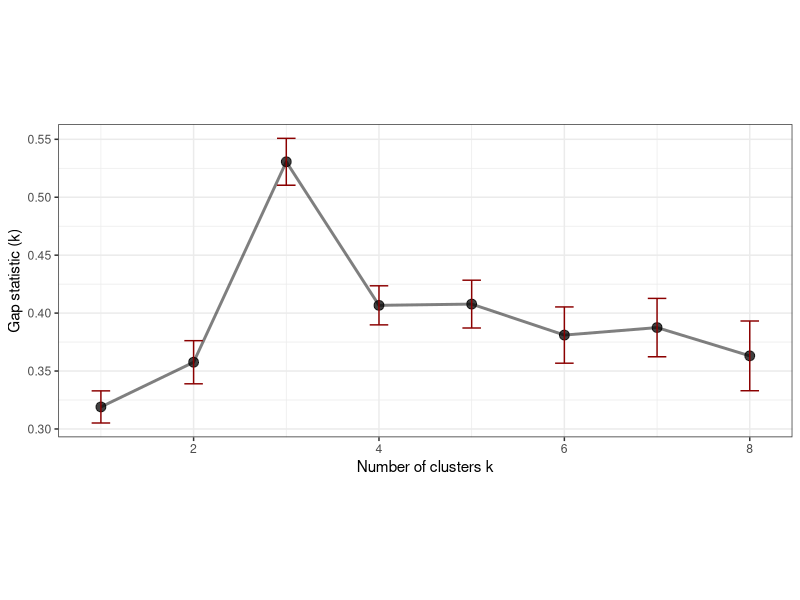
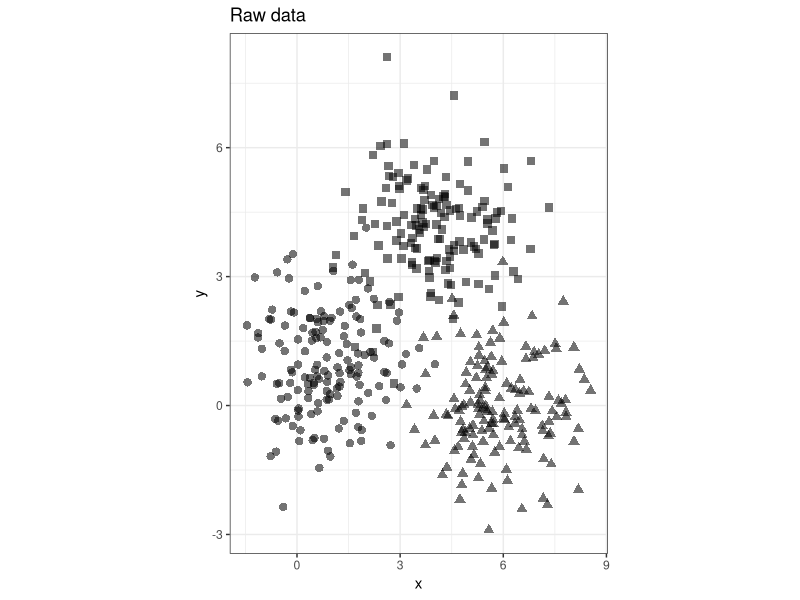
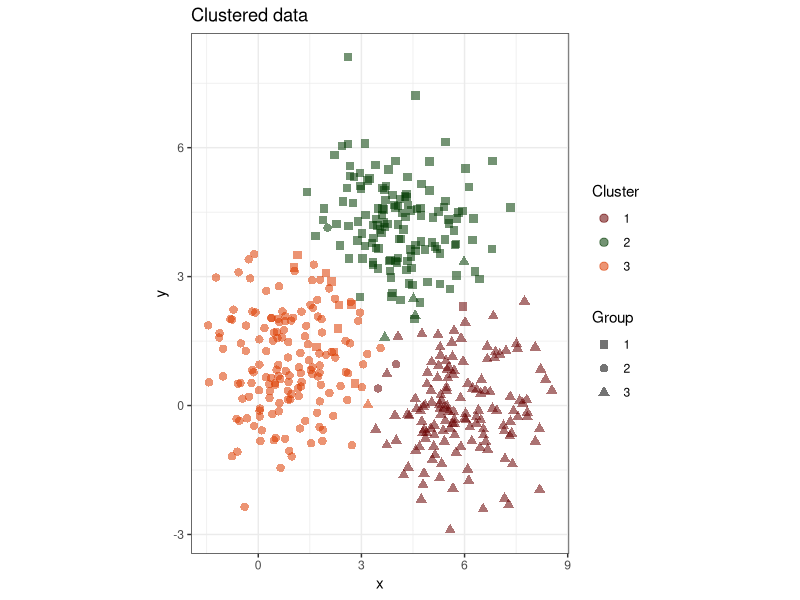
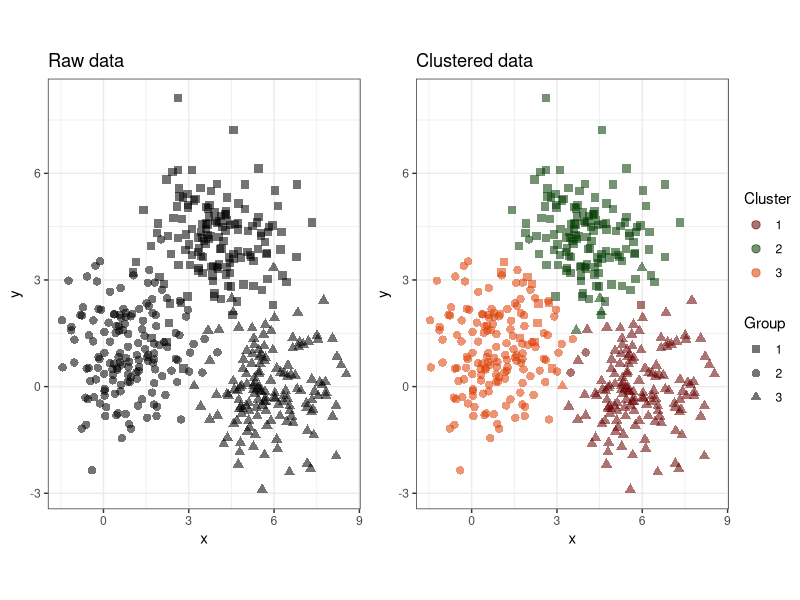
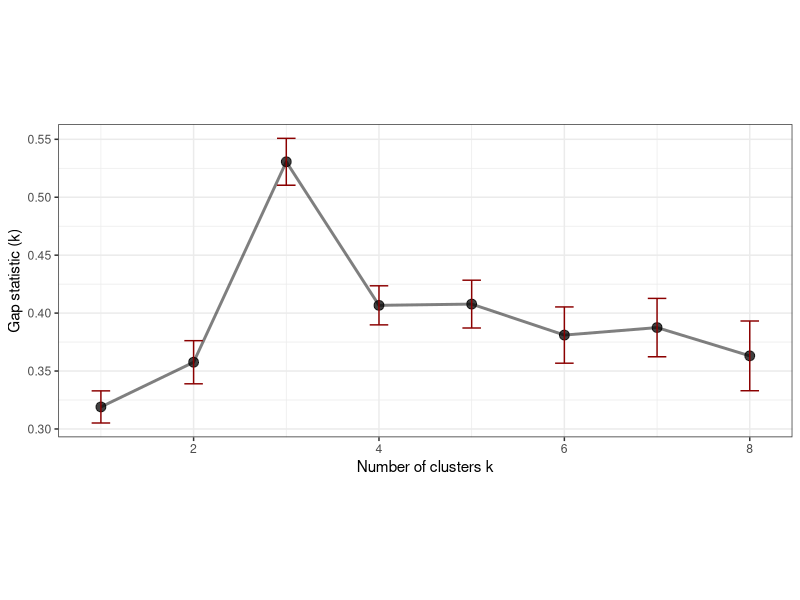
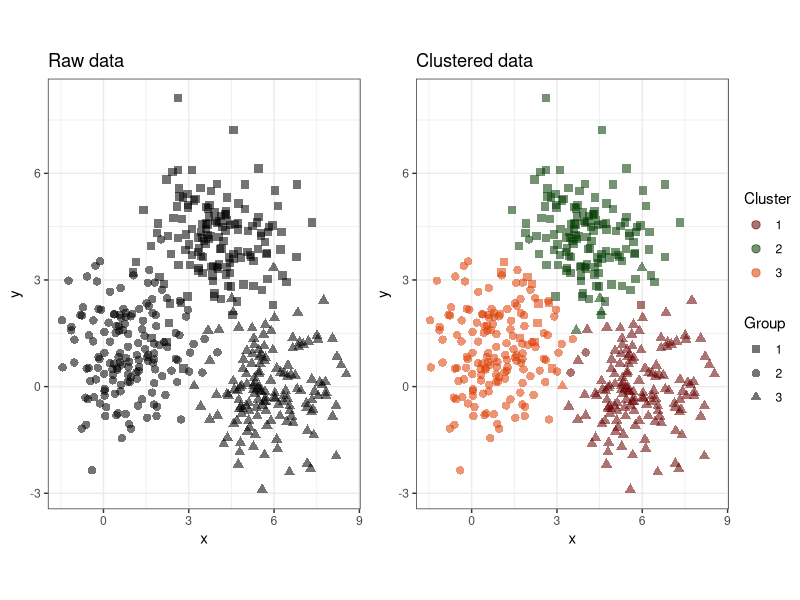

Recreate these plots in R, in order. (Note: this script raises an error after producing the figures.)
library(data.table); library(ggplot2); library(ggpubr); library(cluster)

dir.create(path = "./figs/cl/", 
           showWarnings = FALSE, 
           recursive = TRUE)

dta <- lapply(
  X = list(c(4, 4),
           c(1, 1),
           c(6, 0)),
  FUN = function (x) {

    n <- sample(x = 145:160,
                size = 1)
    sigma <- matrix(data = c(1.25, 0, 0, 1.25),
                    nrow = 2)

    out <- as.data.table(
      mvtnorm::rmvnorm(n = n,
                       mean = x,
                       sigma = sigma)
    )

    names(x = out) <- c("x", "y")

    out
  }
)

names(x = dta) <- seq_along(along.with = dta)
dta <- rbindlist(l = dta,
                 idcol = "lab")

k <- function(x, k) {
  list(cluster = kmeans(x = x,
                        centers = k))
}

g <- clusGap(x = dta[, .(x, y)], 
             FUN = k, 
             K.max = 8, 
             B = 20)

(gap <- ggplot(data = as.data.frame(x = g$Tab),
               mapping = aes(x = seq_along(along.with = gap),
                             y = gap,
                             ymin = gap - SE.sim,
                             ymax = gap + SE.sim)) +
    geom_line(size = 1,
              alpha = .5) +
    geom_point(size = 3,
               alpha = .75) +
    geom_errorbar(colour = "red4", 
                  width = .2) +
    coord_fixed(ratio = 12.5) +
    labs(x = "Number of clusters k",
         y = "Gap statistic (k)") +
    theme_bw())

ggsave(filename = "./figs/cl/gap.png",
       plot = gap,
       width = 10,
       height = 5.5, 
       units = "in", 
       dpi = 300)


dta_kmeans = dta[, cluster := factor(x = kmeans(x = cbind(x, y),
                                                centers = which.max(x = g$Tab[,3]))$cluster)]

(k1 <- ggplot(data = dta_kmeans,
              mapping = aes(x = x,
                            y = y,
                            shape = lab)) +
    geom_point(size = 2.5,
               alpha = .55, 
               show.legend = FALSE) +
    scale_shape_manual(values = c(15, 16, 17),
                       name = "Group") +
    coord_fixed(ratio = 1.25) +
    theme_bw() +
    labs(title = "Raw data"))

(k2 <- ggplot(data = dta_kmeans,
              mapping = aes(x = x,
                            y = y,
                            shape = lab,
                            colour = cluster)) +
    geom_point(size = 2.5,
               alpha = .55) +
    scale_color_hue(l = 15,
                    name = "Cluster") +
    scale_shape_manual(values = c(15, 16, 17),
                       name = "Group") +
    coord_fixed(ratio = 1.25) +
    theme_bw() +
    labs(title = "Clustered data"))

(cl <- ggarrange(k1, k2, 
                 nrow = 1, 
                 common.legend = TRUE, 
                 legend = "right"))

ggsave(filename = "./figs/cl/kmeans.png",
       plot = cl,
       width = 10,
       height = 5, 
       units = "in", 
       dpi = 300)
####################################x

library(ggplot2); library(ggdendro)

h <- function(x, k) {
  
  d <- dist(x = x, 
            method = "euclidian")
  
  list(cluster = hclust(d = d),
       k = k)
}

g <- clusGap(x = dta[, .(x, y)], 
             FUN = h,
             K.max = 8,
             B = 20)



dta_matrix <- as.matrix(x = dta[, .(x, y)])
rownames(x = dta_matrix) <- dta[, lab]

hc <- hclust(d = dist(x = dta_matrix),
             method = "ave")

dendr <- dendro_data(model = hc,
                     type = "rectangle") # convert for ggplot
clust <- cutree(tree = hc,
                k = 3)                    # find 2 clusters
clust_df <- data.frame(label = names(x = clust), 
                       cluster = factor(x = clust))
# dendr[["labels"]] has the labels, merge with clust.df based on label column
dendr[["labels"]] <- merge(x = dendr[["labels"]],
                           y = clust_df,
                           by = "label")
# plot the dendrogram; note use of color=cluster in geom_text(...)
ggplot() + 
  geom_segment(data=segment(dendr), aes(x=x, y=y, xend=xend, yend=yend)) + 
  geom_text(data=label(dendr), aes(x, y, label=label, hjust=0, color=cluster), 
            size=3) +
  coord_flip() + scale_y_reverse(expand=c(0.2, 0))
